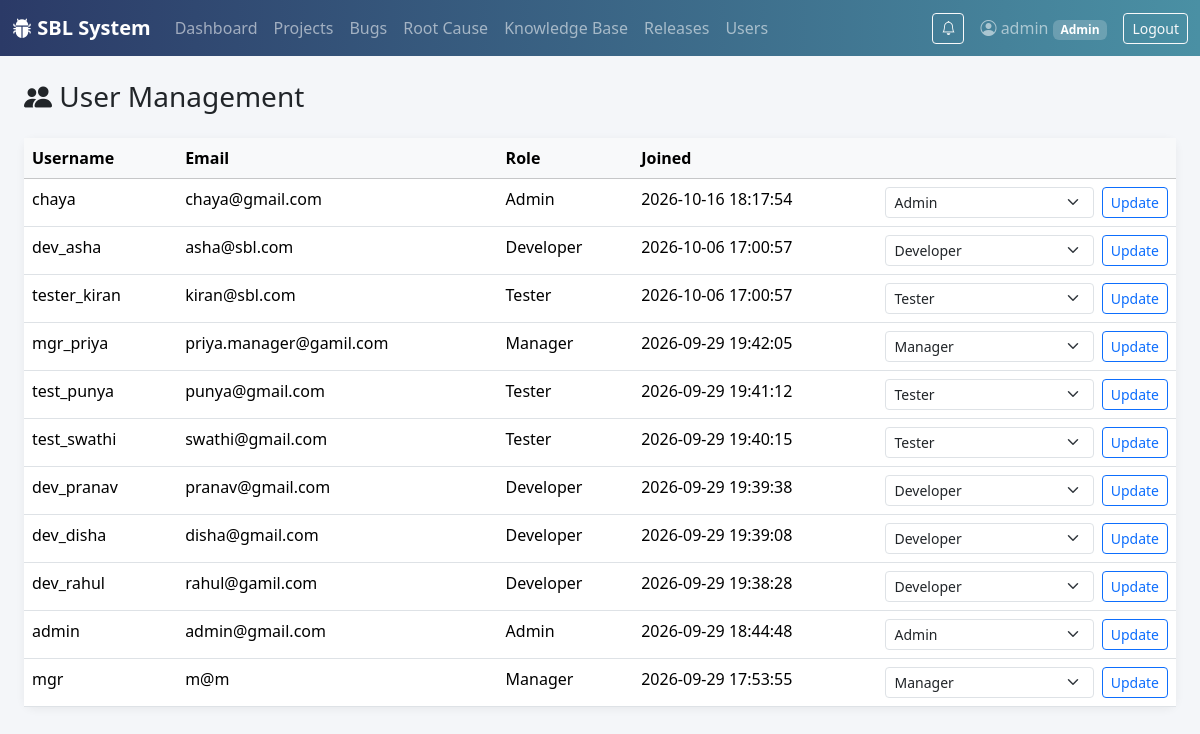
The page /auth/users (signed in) on the database its author committed.
### tables this page shows
CREATE TABLE users (
    id INTEGER PRIMARY KEY AUTOINCREMENT,
    username TEXT UNIQUE NOT NULL,
    email TEXT UNIQUE NOT NULL,
    password_hash TEXT NOT NULL,
    role TEXT NOT NULL DEFAULT 'Tester',
    created_at TIMESTAMP DEFAULT CURRENT_TIMESTAMP
);

### app/auth.py (the view)
@bp.route("/users")
@roles_required("Admin")
def manage_users():
    db = get_db()
    users = db.execute("SELECT * FROM users ORDER BY created_at DESC").fetchall()
    return render_template("auth/users.html", users=users, roles=ROLES)

### app/access.py (called while the page is built, shortened)
def guard_uploads():
    if not request.path.startswith("/static/uploads/"):
        return None

### app/auth.py (called while the page is built)
def roles_required(*allowed_roles):
    def decorator(view):
        @functools.wraps(view)
        def wrapped(**kwargs):
            if g.user is None:
                return redirect(url_for("auth.login"))
            if g.user["role"] not in allowed_roles:
                flash("You don't have permission to access that.", "danger")
                return redirect(url_for("dashboard.home"))
            return view(**kwargs)
        return wrapped
    return decorator

### app/db.py (called while the page is built)
def get_db():
    if "db" not in g:
        g.db = sqlite3.connect(DB_PATH, detect_types=sqlite3.PARSE_DECLTYPES)
        g.db.row_factory = sqlite3.Row
        g.db.execute("PRAGMA foreign_keys = ON")
    return g.db

### app/templates/auth/users.html (shortened to what this page needs)
{% extends "base.html" %}
{% block content %}
<h3 class="mb-4"><i class="bi bi-people-fill"></i> User Management</h3>
<div class="card sbl-card">
  <div class="table-responsive">
    <table class="table table-hover mb-0">
      <thead class="table-light">
        <tr><th>Username</th><th>Email</th><th>Role</th><th>Joined</th><th></th></tr>
      </thead>
      <tbody>
        {% for u in users %}
        <tr>
          <td>{{ u['username'] }}</td>
          <td>{{ u['email'] }}</td>
          <td>{{ u['role'] }}</td>
          <td>{{ u['created_at'] }}</td>
          <td>
            <form method="post" action="{{ url_for('auth.change_role', user_id=u['id']) }}" class="d-flex gap-2">
              <select name="role" class="form-select form-select-sm">
                {% for r in roles %}
                  <option value="{{ r }}" {% if r == u['role'] %}selected{% endif %}>{{ r }}</option>
                {% endfor %}
              </select>
              <button class="btn btn-sm btn-outline-primary">Update</button>
            </form>
          </td>
        </tr>
        {% endfor %}
      </tbody>
    </table>
  </div>
</div>
{% endblock %}

### app/templates/base.html (shortened to what this page needs)
<!doctype html>
<html lang="en">
<head>
  <link href="https://cdnjs.cloudflare.com/ajax/libs/bootstrap/5.3.3/css/bootstrap.min.css" rel="stylesheet">
  <link href="https://cdnjs.cloudflare.com/ajax/libs/bootstrap-icons/1.11.3/font/bootstrap-icons.min.css" rel="stylesheet">
  <link href="{{ url_for('static', filename='css/style.css') }}" rel="stylesheet">
</head>
<body>
{% if current_user %}
<nav class="navbar navbar-expand-lg navbar-dark sbl-navbar">
  <div class="container-fluid">
    <a class="navbar-brand fw-semibold" href="{{ url_for('dashboard.home') }}"><i class="bi bi-bug-fill"></i> SBL System</a>
    <div class="collapse navbar-collapse" id="nav">
      <ul class="navbar-nav me-auto">
        <li class="nav-item"><a class="nav-link" href="{{ url_for('dashboard.home') }}">Dashboard</a></li>
        <li class="nav-item"><a class="nav-link" href="{{ url_for('projects.list_projects') }}">Projects</a></li>
        <li class="nav-item"><a class="nav-link" href="{{ url_for('bugs.list_bugs') }}">Bugs</a></li>
        <li class="nav-item"><a class="nav-link" href="{{ url_for('rca.list_all') }}">Root Cause</a></li>
        <li class="nav-item"><a class="nav-link" href="{{ url_for('kb.list_articles') }}">Knowledge Base</a></li>
        <li class="nav-item"><a class="nav-link" href="{{ url_for('releases.list_releases') }}">Releases</a></li>
        {% if current_user['role'] == 'Admin' %}
        <li class="nav-item"><a class="nav-link" href="{{ url_for('auth.manage_users') }}">Users</a></li>
        {% endif %}
      </ul>
      <a href="{{ url_for('notifications.list_notifications') }}"
         class="btn btn-outline-light btn-sm me-3 position-relative"
         title="Notifications">
        <i class="bi bi-bell"></i>
      </a>
      <span class="navbar-text me-3">
        <i class="bi bi-person-circle"></i> {{ current_user['username'] }}
        <span class="badge sbl-role-badge">{{ current_user['role'] }}</span>
      </span>
      <a href="{{ url_for('auth.logout') }}" class="btn btn-outline-light btn-sm">Logout</a>
    </div>
  </div>
</nav>
{% endif %}
<div class="container-fluid py-4 px-4">
  {% block content %}{% endblock %}
</div>
</body>
</html>

### app/static/css/style.css (style rules this page uses)
:root { --sbl-primary: #2b3a67; --sbl-accent: #4a90a4; }
body { background-color: #f4f6f9; }
.sbl-navbar { background: linear-gradient(90deg, var(--sbl-primary), var(--sbl-accent)); }
.sbl-role-badge { background-color: rgba(255,255,255,0.2); }
.sbl-card { border: none; border-radius: 10px; box-shadow: 0 2px 10px rgba(0,0,0,0.06); }

### rows shown on the page
users: username "admin", role "Admin", email "admin@gmail.com", created_at "2026-09-29 18:44:48"
users: username "chaya", email "chaya@gmail.com", role "Admin", created_at "2026-10-16 18:17:54"
users: username "dev_asha", email "asha@sbl.com", role "Developer", created_at "2026-10-06 17:00:57"
users: username "tester_kiran", email "kiran@sbl.com", role "Tester", created_at "2026-10-06 17:00:57"
users: username "mgr_priya", email "priya.manager@gamil.com", role "Manager", created_at "2026-09-29 19:42:05"
users: username "test_punya", email "punya@gmail.com", role "Tester", created_at "2026-09-29 19:41:12"
users: username "test_swathi", email "swathi@gmail.com", role "Tester", created_at "2026-09-29 19:40:15"
users: username "dev_pranav", email "pranav@gmail.com", role "Developer", created_at "2026-09-29 19:39:38"
users: username "dev_disha", email "disha@gmail.com", role "Developer", created_at "2026-09-29 19:39:08"
users: username "dev_rahul", email "rahul@gamil.com", role "Developer", created_at "2026-09-29 19:38:28"
users: username "mgr", email "m@m", role "Manager", created_at "2026-09-29 17:53:55"
